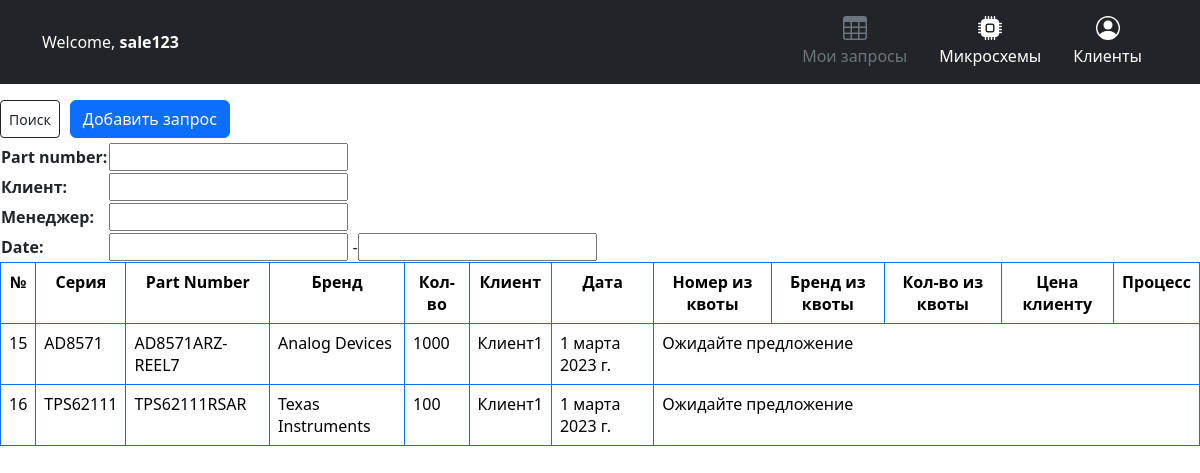
The page /responses/ (signed in) on the database as committed earlier.
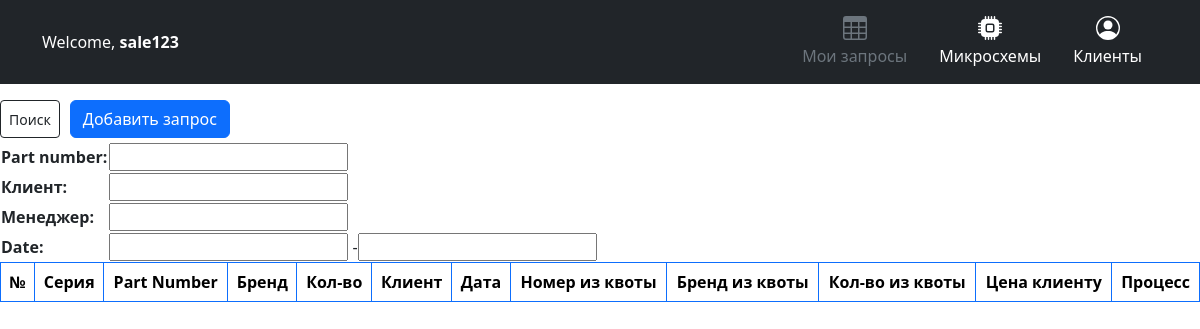
The same page on the database as committed later.
### parts/models.py (models this page shows, shortened)
class Request(models.Model):
    part = models.ForeignKey(Part, on_delete=models.CASCADE)
    quantity = models.PositiveIntegerField(verbose_name='Кол-во')
    customer = models.CharField(max_length=100, verbose_name='Клиент')
    date = models.DateField(verbose_name='Дата запроса')
    manager = models.ForeignKey(User, on_delete=models.CASCADE, related_name='requests', verbose_name='Менеджер')
    status = models.CharField(max_length=10, choices=STATUS_CHOICES, default='NO_QUOTA', verbose_name='Статус')
    selected_quota = models.ForeignKey(Quota, on_delete=models.SET_NULL, null=True, blank=True, related_name='selected_quotas')
    customer_price = models.DecimalField(max_digits=10, decimal_places=2, null=True, blank=True, default=0)
    currency = models.CharField(max_length=3, choices=CURRENCY_CHOICES, null=True, default='RUB')
    class Meta:
        verbose_name = "Заявка"
        verbose_name_plural = "Заявки"

class Part(models.Model):
    series = models.CharField(max_length=100, verbose_name='Серия')
    number = models.CharField(max_length=100, verbose_name='Номер')
    brand = models.CharField(max_length=100, verbose_name='Бренд')
    case_type = models.CharField(max_length=50, null=True, default='Корпус не указан!', verbose_name='Корпус')
    class Meta:
        verbose_name = "Микросхема"
        verbose_name_plural = "Микросхемы"

### parts/views.py (the view)
# urls.py: path('responses/', views.sale_manager_view, name='sales_manager_responses'),
@login_required()
@group_required('sale')
def sale_manager_view(request):
    current_user_groups = request.user.groups.values_list("name", flat=True)
    manager = request.user
    requests = Request.objects.filter(manager=manager).order_by('-date')
    request_filter = RequestFilter(request.GET, queryset=requests)
    requests = request_filter.qs
    context = {
        'requests': requests,
        'filter': request_filter,
        'user': manager,
        "is_sale": "sale" in current_user_groups,
        "is_product": "product" in current_user_groups,
    }
    return render(request, 'sales_manager/manager_view.html', context)

### parts/views.py (called while the page is built)
def group_required(group_name):
    def check_group(user):
        return user.groups.filter(name=group_name).exists()
    return user_passes_test(check_group)

### parts/templates/sales_manager/manager_view.html
{% extends 'base.html' %}
{% block content %}
<table>
  <div class="d-flex justify-content-between align-items-center mb-1">
    <div class="d-flex">
      <form method="get" class="form-inline search-form ml-auto">
        <button type="submit" class="btn btn-outline-dark btn-sm ml-">Поиск</button>
        <div class="button_padding"><a href="{% url 'parts:request_create' %}" class="btn btn-primary">Добавить запрос</a></div>
        <div class="form-group">
          {{ filter.form }}
        </div>
      </form>
    </div>
  </div>
</table>
<div class="table-responsive-xxl">
  <table class="table table-hover table table-bordered border-primary">
  <tr>
    <th>№</th>
    <th>Серия</th>
    <th>Part Number</th>
    <th>Бренд</th>
    <th>Кол-во</th>
    <th>Клиент</th>
    <th>Дата</th>
    <th>Номер из квоты</th>
    <th>Бренд из квоты</th>
    <th>Кол-во из квоты</th>
    <th>Цена клиенту</th>
    <th>Процесс</th>
  </tr>
  {% for item in requests %}
  <tr>
    <td>{{ item.id }}</td>
    <td>{{ item.part.series }}</td>
    <td>{{ item.part.number }}</td>
    <td>{{ item.part.brand }}</td>
    <td>{{ item.quantity }}</td>
    <td>{{ item.customer }}</td>
    <td>{{ item.date }}</td>
    {% if item.selected_quota %}
    <td>{{ item.selected_quota.part.number }}</td>
    <td>{{ item.selected_quota.part.brand }}</td>
    <td>{{ item.selected_quota.quantity }}</td>
    <td>{% if item.customer_price %}{{ item.customer_price }} {{ item.currency }}{% else %}Ожидайте цену{% endif %}</td>
    <td>
    {% if item.status == "PAID" %}Ожидайте статус "Заказан"{% else %}
      <form method="post" action="{% url 'parts:add_bill' item.id %}">
      {% csrf_token %}
      <button class="btn btn-primary" type="submit">Оплачен</button>
      </form>
    </td>
      {% endif %}
    {% else %}
    <td colspan="5">{% if item.customer_price %}{{ item.customer_price }} {{ item.currency }}{% else %}Ожидайте предложение{% endif %}</td>
  </tr>
    {% endif %}
  {% endfor %}
</table>
{% endblock %}

Rows that differ between the two databases and show on the page:
removed Request: id "15", part.series "AD8571", part.number "AD8571ARZ-REEL7", part.brand "Analog Devices", quantity "1000", customer "Клиент1", date "1 марта 2023 г.", customer_price "Ожидайте предложение"
removed Request: id "16", part.series "TPS62111", part.number "TPS62111RSAR", part.brand "Texas Instruments", quantity "100", customer "Клиент1", date "1 марта 2023 г.", customer_price "Ожидайте предложение"
